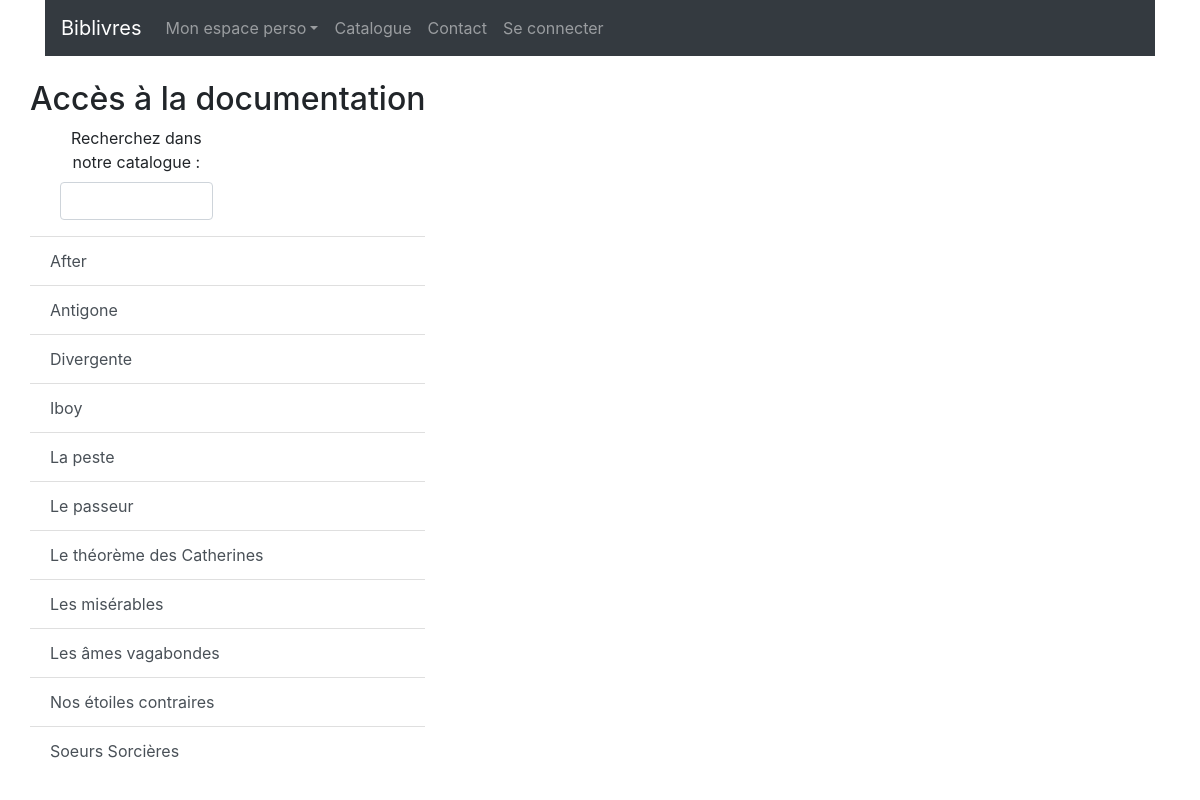
Page /polls/catalogue/ on the committed database.
### polls/models.py (models this page shows, shortened)
class Livre(models.Model):
    nomAuteur = models.CharField(max_length=20)
    prenomAuteur = models.CharField(max_length=20)
    titre = models.CharField(max_length=30)
    disponible=models.BooleanField(default=True)
    empruntable=models.BooleanField(default=False)
    support=models.CharField(null=True, blank=True,max_length=15)
    categorie=models.CharField(null=True, blank=True,max_length=30)
    theme=models.CharField(null=True, blank=True,max_length=30)
    date_publication=models.DateField(null=True, blank=True)
    cree_le=models.DateField(default=timezone.now())
    supprime_le=models.DateField(null=True, blank=True)

### polls/views.py (the view)
# urls.py: path('catalogue/', views.catalogue, name='catalogue'),
def catalogue(request):
    livresList = Livre.objects.order_by('titre')
    context = {
        'livresList': livresList,
    }
    return render(request, 'polls/catalogue.html', context)

### polls/templates/polls/catalogue.html
{% extends 'polls/base.html' %}
{% block content %}
<h2>Accès à la documentation</h2>
{% include 'polls/search_form.html' %}
<div class="list-group list-group-flush">
    {% for livre in livresList %}
    <a href="{% url 'polls:detail' pk=livre.id %}" class="list-group-item list-group-item-action">{{livre.titre}}</a>
    {% endfor %}
</div>
{% endblock %}

### polls/templates/polls/base.html (shortened to what this page needs)
<!DOCTYPE html>
<html>
  <head>
    <link rel="stylesheet" href="https://stackpath.bootstrapcdn.com/bootstrap/4.3.1/css/bootstrap.min.css">
    <link rel="stylesheet" href="https://cdn.jsdelivr.net/npm/bootstrap-icons@1.7.1/font/bootstrap-icons.css">
  </head>
  <body>
    <div class="container">
      <nav class="navbar navbar-expand navbar-dark bg-dark">
        <a class="navbar-brand" href="/">Biblivres</a>
        <ul class="navbar-nav">
          <li class="nav-item dropdown">
            <a class="nav-link dropdown-toggle" href="#" data-toggle="dropdown" aria-haspopup="true" aria-expanded="false" role="button">Mon espace perso</a>
          </li>
          <li class="nav-item"><a class="nav-link " href="/catalogue/">Catalogue</a></li>
          <li class="nav-item"><a class="nav-link " href="/contact/">Contact</a></li>
          <li class="nav-item"><a class="nav-link " href="/login/">
            {% if request.user.is_authenticated %} Se déconnecter
            {% else %} Se connecter
            {% endif %} </a></li>
        </ul>
      </nav>
    </div>
    <br>
    <div class="container">
        <div class="row">
          <div class="box">
            {% block content %}{% endblock %}
          </div>
        </div>
      </div>
  </body>
</html>

### polls/templates/polls/search_form.html
<div class="col-lg-12 detail-separator">
    <form class="col-md-6 col-md-offset-3 text-center" action="{% url 'polls:search' %}" method="get" accept-charset="utf-8">
        <div class="form-group">
            <label for="searchForm">Recherchez dans notre catalogue : </label>
            <input id="searchForm" class="form-control" name="query">
        </div>
    </form>
</div>

### rows in the picture
Livre: titre "After"
Livre: titre "Antigone"
Livre: titre "Divergente"
Livre: titre "Iboy"
Livre: titre "La peste"
Livre: titre "Le passeur"
Livre: titre "Le théorème des Catherines"
Livre: titre "Les misérables"
Livre: titre "Les âmes vagabondes"
Livre: titre "Nos étoiles contraires"
Livre: titre "Soeurs Sorcières"
